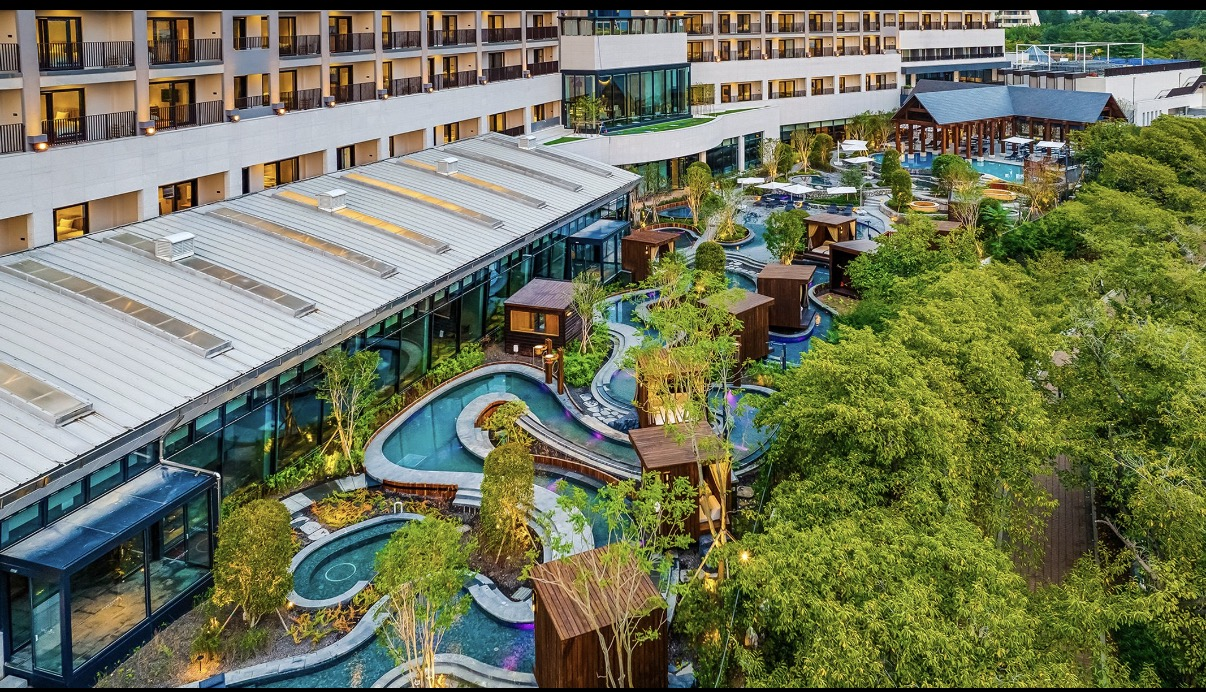
#> input picture Data/Test_Data/KakaoTalk_20261008_175016600.jpg, 1206 x 692 px
$ python -i render_video.py   (imports and definitions only)
#> lines starting #> are read from the running program, lines starting #| are printed output that depends on the picture
"""Render the saved storyboard and Fish audio; does not call paid services."""
import argparse
import json
import math
import subprocess
import sys
import wave
from pathlib import Path

from PIL import Image, ImageDraw, ImageEnhance, ImageFilter, ImageFont, ImageOps

ROOT = Path(__file__).resolve().parents[1]
sys.path.insert(0, str(ROOT / '.tools/python'))
SIZE = (1080, 1920)
FPS = 30


def scene_frames(audio_seconds, photo_count):
    return max(math.ceil((audio_seconds + 0.25) * FPS), photo_count * 27)


def split_frames(total, count):
    return [total // count + (i < total % count) for i in range(count)]


# [13 lines left out: functions srt_time, run, not called in this run]


def photo_canvas(path):
    with Image.open(path) as source:
#> source is the input picture: PIL image 1206x692 RGB; mean R, G, B 113.2, 118.5, 91.8
        photo = ImageOps.exif_transpose(source).convert('RGB')
    ratio = photo.width / photo.height
#> ratio = 1.74
    if ratio < 1.05:
        return ImageOps.fit(photo, SIZE, method=Image.Resampling.LANCZOS)
    background = ImageOps.fit(photo, SIZE, method=Image.Resampling.LANCZOS)
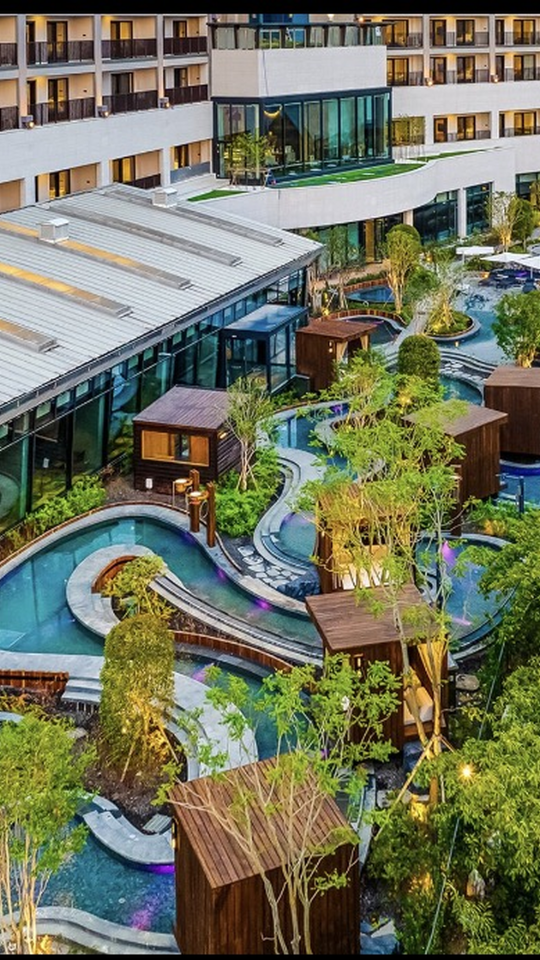
#> background: PIL image 1080x1920 RGB (shown at 1/2 size); mean R, G, B 113.1, 116.1, 94
    background = ImageEnhance.Brightness(background.filter(ImageFilter.GaussianBlur(45))).enhance(0.55)
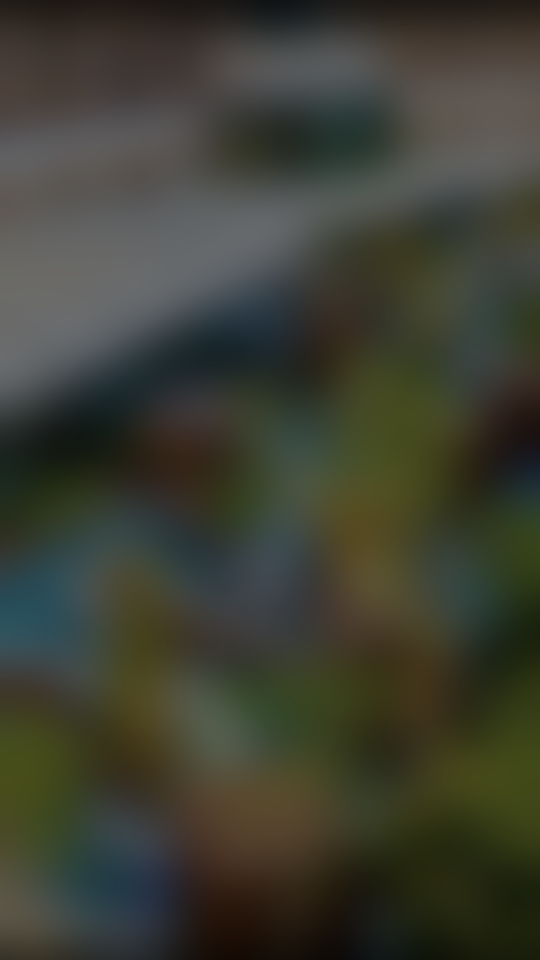
#> background: PIL image 1080x1920 RGB (shown at 1/2 size); mean R, G, B 61.4, 63, 50.9
    foreground = ImageOps.contain(photo, (1080, 1500), method=Image.Resampling.LANCZOS)
    # Leave generous margins for the original landscape composition.
    background.paste(foreground, ((1080 - foreground.width) // 2, (1920 - foreground.height) // 2))
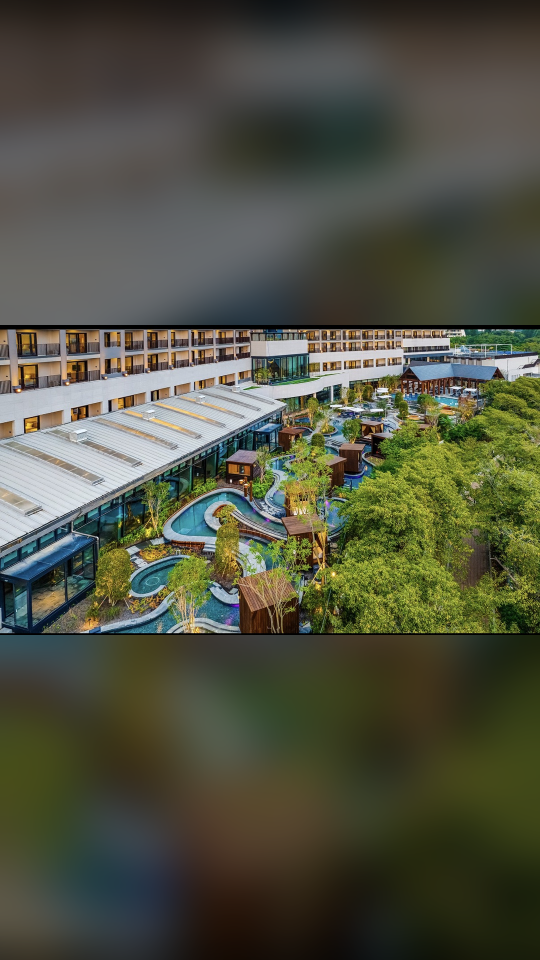
#> background: PIL image 1080x1920 RGB (shown at 1/2 size); mean R, G, B 80.1, 81.9, 65.2
    return background


# [105 lines left out: functions caption_image, main, not called in this run]


# [2 lines not run here, left out]

>>> result = photo_canvas('../Data/Test_Data/KakaoTalk_20261008_175016600.jpg')
